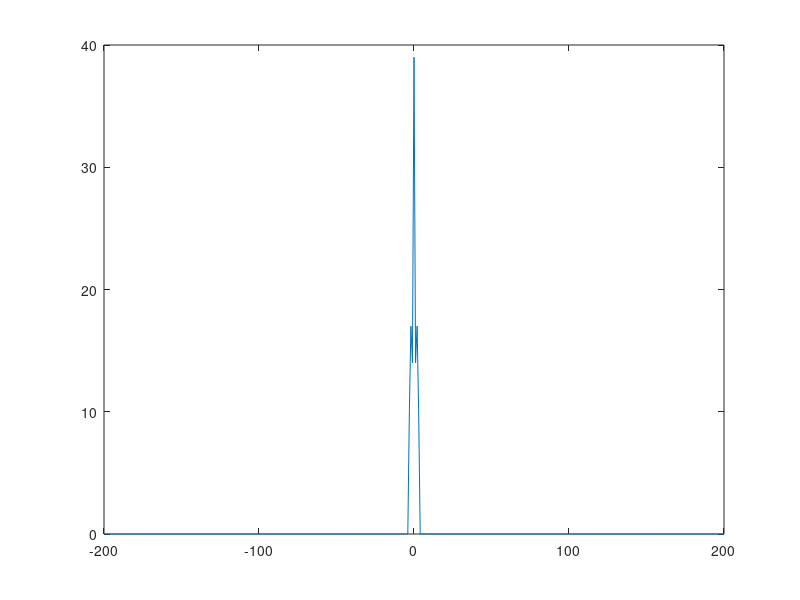
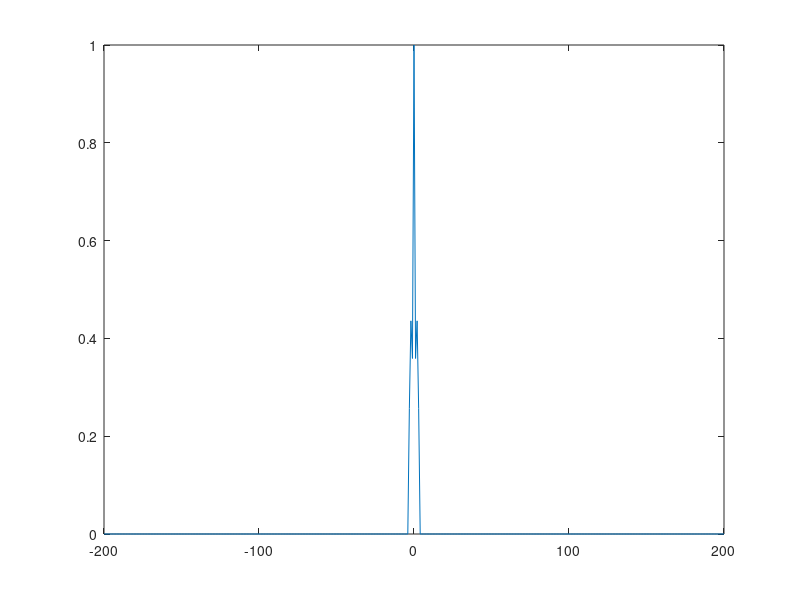
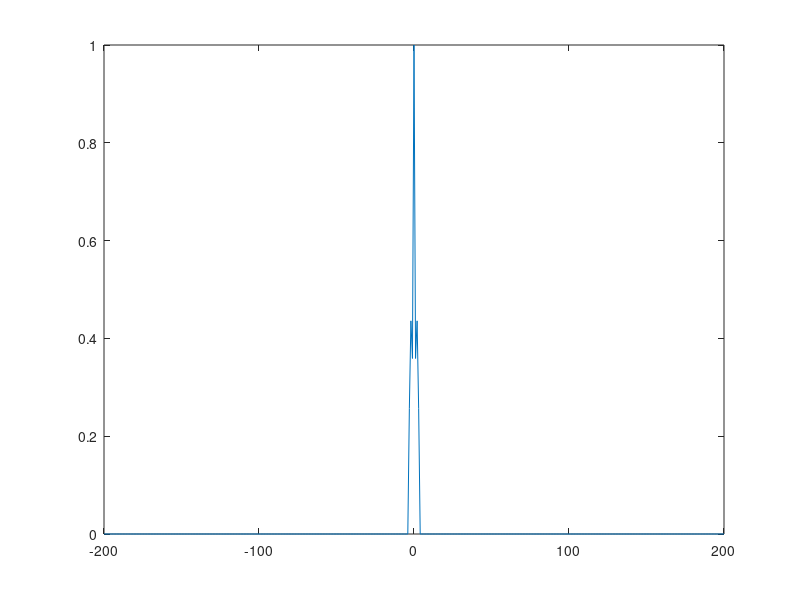

MATLAB code to generate these figures, in order: (Note: this script raises an error after producing the figures.)
clear all; 
close all;                    
clc;

%autokorelacja x

kmax =200; %dlugosc autokorelacji - ile probek na siebie zachodzi
x=[2 3 1 5]
y=[1 2 4]
y=[2 3 1 5];
figure;
[rx, tau]=xcorr(x, x, kmax); %zwraca wektor przesuniecia i autokorelacji, mozna zamienic na korelacje krzyzowa
plot(tau, rx); %rysuje autokorelacje

figure;
[rx, tau]=xcorr(x,x, kmax, 'coeff'); %unormowana autokorelacja
plot(tau, rx);
[i, j]=size(rx); %zwraca rozmiar wektora rx

figure;
rx=rx/(rx(ceil(j/2))); %wyznaczenie srodkowej wartosci wektora
plot(tau, rx);

figure;
tr = -kmax/fp:1/fp:kmax/fp; %przeliczenie przesuniecia na czas
plot(tr, rx);
%tr = -kmax:kmax; %zakres autokorelacji na osi x - os x w przesunieciach
xlabel ('przesuniecie[s]')
ylabel ('autokorelacja')

%autokorelacja sinusa to cosinus 
